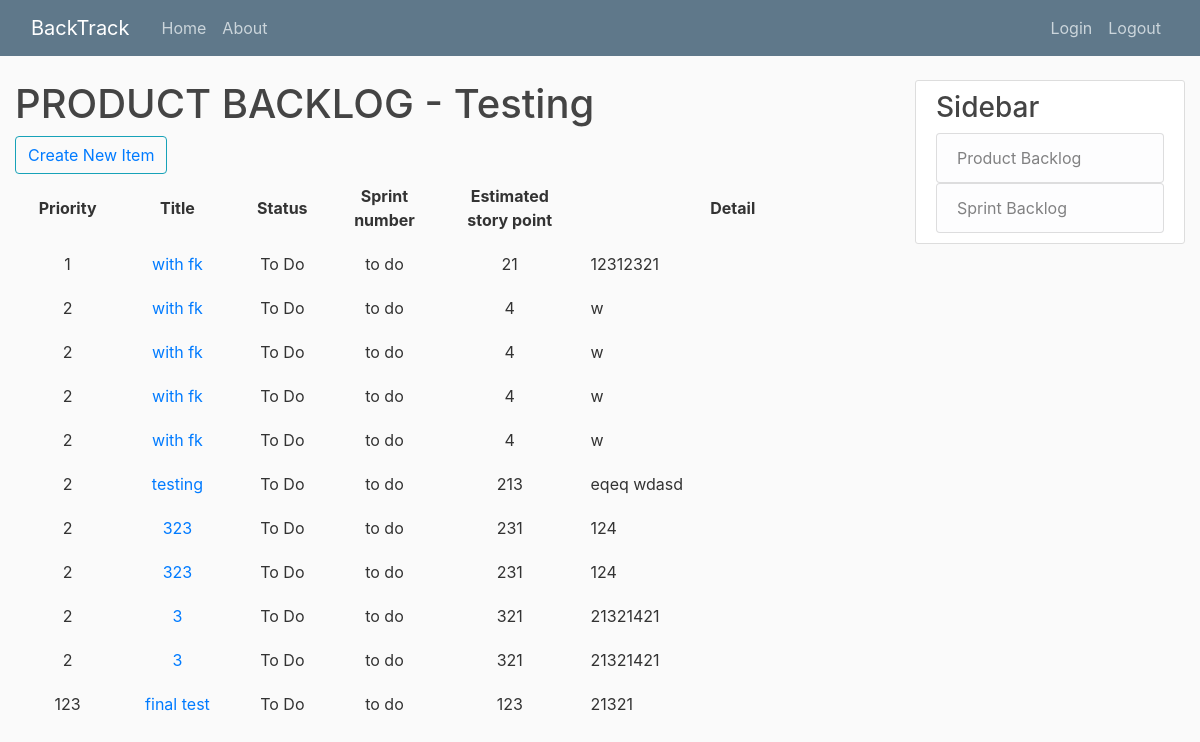
Page /8/product/ on the earlier database version.
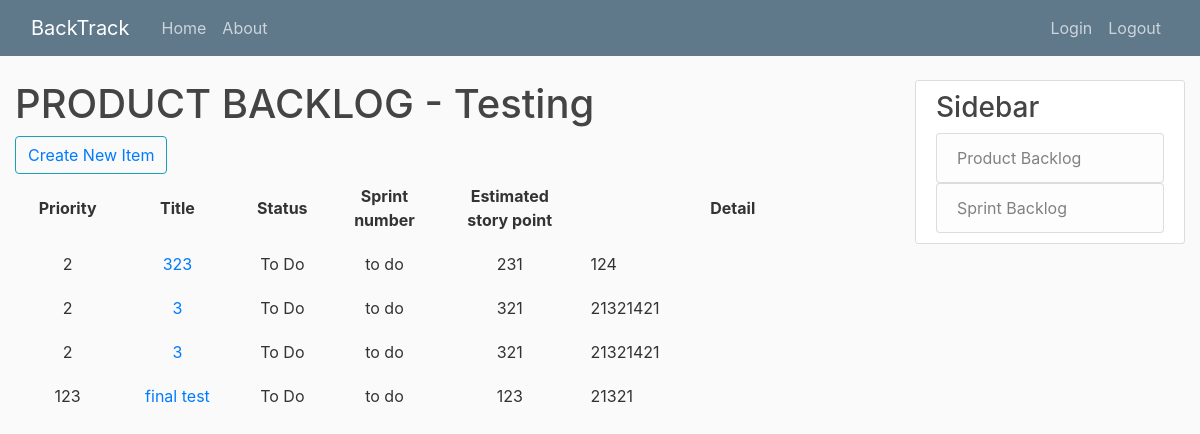
Same page on the later database version.
### project/models.py (models this page shows, shortened)
class Project(models.Model):
	title = models.CharField(max_length=20, unique=True)
	details = models.TextField()

### productBacklog/models.py (models this page shows, shortened)
class PBIs(models.Model):
	priority = models.IntegerField()
	title = models.CharField(max_length=20)
	status_choice = [
		('To Do', 'To Do'),
		('Doing', 'Doing'),
		('Done', 'Done'),
	]
	status = models.CharField(
		max_length = 5,
		choices = status_choice,
		default ='To Do',
	)
	ESP = models.IntegerField()
	details = models.TextField()
	project = models.ForeignKey(Project, on_delete=models.CASCADE, blank=True, null=True, default=None)

### productBacklog/views.py (the view)
# urls.py: path('', PBListView.as_view(), name='productBacklog-home'),
class PBListView(ListView):
	model = PBIs
	template_name = 'productBacklog/home.html'
	context_object_name = 'dict'
	def get_queryset(self):
		return PBIs.objects.filter(project_id=self.project_id)
	def dispatch(self, request, *args, **kwargs):
		self.project_id = kwargs['fk']
		self.project = get_object_or_404(Project, pk=kwargs['fk'])
		return super().dispatch(request, *args, **kwargs)
	def get_context_data(self, **kwargs):
		context = super().get_context_data(**kwargs)
		context['project'] = self.project
		return context

### templates/productBacklog/home.html (shortened to what this page needs)
{% extends "base.html" %}
{% block content %}
	<h1>PRODUCT BACKLOG - {{ project.title }}</h1>
	<button class="btn btn-outline-info"><a href="{% url 'productBacklog-create' project.pk%}">Create New Item</a></button>
	<table style="width: 100%">
		<tr>
			<th>Priority</th>
    		<th>Title</th>
    		<th>Status</th>
    		<th>Sprint <br/> number</th>
    		<th>Estimated<br/>story point</th>
    		<th>Detail</th>
    	</tr>
		{% for PBI in dict %}
		<tr>
			<td>{{ PBI.priority }}</td>
			<td><a class='pbi-title' href="{% url 'productBacklog-detail' project.pk PBI.id%}">{{ PBI.title }}</a></td>
			<td>{{ PBI.status }}</td>
			<td> to do </td>
			<td>{{ PBI.ESP }}</td>
			<td width="35%"; style="text-align: justify;">{{ PBI.details }}</td>
		</tr>
		{% endfor %}
	</table>
{% endblock content %}

### templates/base.html (shortened to what this page needs)
{% load static %}
<!DOCTYPE html>
<html>
<head>
	<link rel="stylesheet" href="https://stackpath.bootstrapcdn.com/bootstrap/4.3.1/css/bootstrap.min.css">
    <link rel="stylesheet" type="text/css" href="{% static 'PBI/main.css' %}">
</head>
<body>
	<header class="site-header">
	  <nav class="navbar navbar-expand-md navbar-dark bg-steel fixed-top">
	    <div class="container-fluid">
	      <a class="navbar-brand mr-4" href="{% url 'project-home'%}">BackTrack</a>
	      <div class="collapse navbar-collapse" id="navbarToggle">
	        <div class="navbar-nav mr-auto">
	          <a class="nav-item nav-link" href="{% url 'project-home'%}">Home</a>
	          <a class="nav-item nav-link" href="#">About</a>
	        </div>
	        <div class="navbar-nav">
	          <a class="nav-item nav-link" href="#">Login</a>
	          <a class="nav-item nav-link" href="#">Logout</a>
	        </div>
	      </div>
	    </div>
	  </nav>
	</header>
	<main role="main" class="container-fluid">
	  <div class="row">
	    <div class="col-md-9">
	      {% block content %}{% endblock %}
	    </div>
	    <div class="col-md-3">
	      <div class="content-section">
	        <h3>Sidebar</h3>
	          <ul class="list-group">
	            <a href="{% url 'productBacklog-home' project.pk %}">
	            	<li class="list-group-item list-group-item-light">Product Backlog</li>
	            </a>
	            <a href="{% url 'sprint-home' project.pk %}">
	            	<li class="list-group-item list-group-item-light">Sprint Backlog</li>
	            </a>
	          </ul>
	      </div>
	    </div>
	  </div>
	</main>
</body>
</html>

### productBacklog/static/PBI/main.css (style rules this page uses)
body { background: #fafafa; color: #333333; margin-top: 5rem; }
h1, h2, h3, h4, h5, h6 { color: #444444; }
ul { margin: 0; }
.bg-steel { background-color: #5f788a; }
.site-header .navbar-nav .nav-link { color: #cbd5db; }
.content-section { background: #ffffff; padding: 10px 20px; border: 1px solid #dddddd; border-radius: 3px; margin-bottom: 20px; }

### templates/productBacklog/home.html (style rules this page uses)
th, td { padding: 10px; text-align: center; }

Differences in the rows shown:
removed PBIs: priority "1", title "with fk", status "To Do", ESP "21", details "12312321"
removed PBIs: priority "2", title "with fk", status "To Do", ESP "4", details "w"
removed PBIs: priority "2", title "with fk", status "To Do", ESP "4", details "w"
removed PBIs: priority "2", title "with fk", status "To Do", ESP "4", details "w"
removed PBIs: priority "2", title "with fk", status "To Do", ESP "4", details "w"
removed PBIs: priority "2", title "testing", status "To Do", ESP "213", details "eqeq wdasd"
removed PBIs: priority "2", title "323", status "To Do", ESP "231", details "124"
